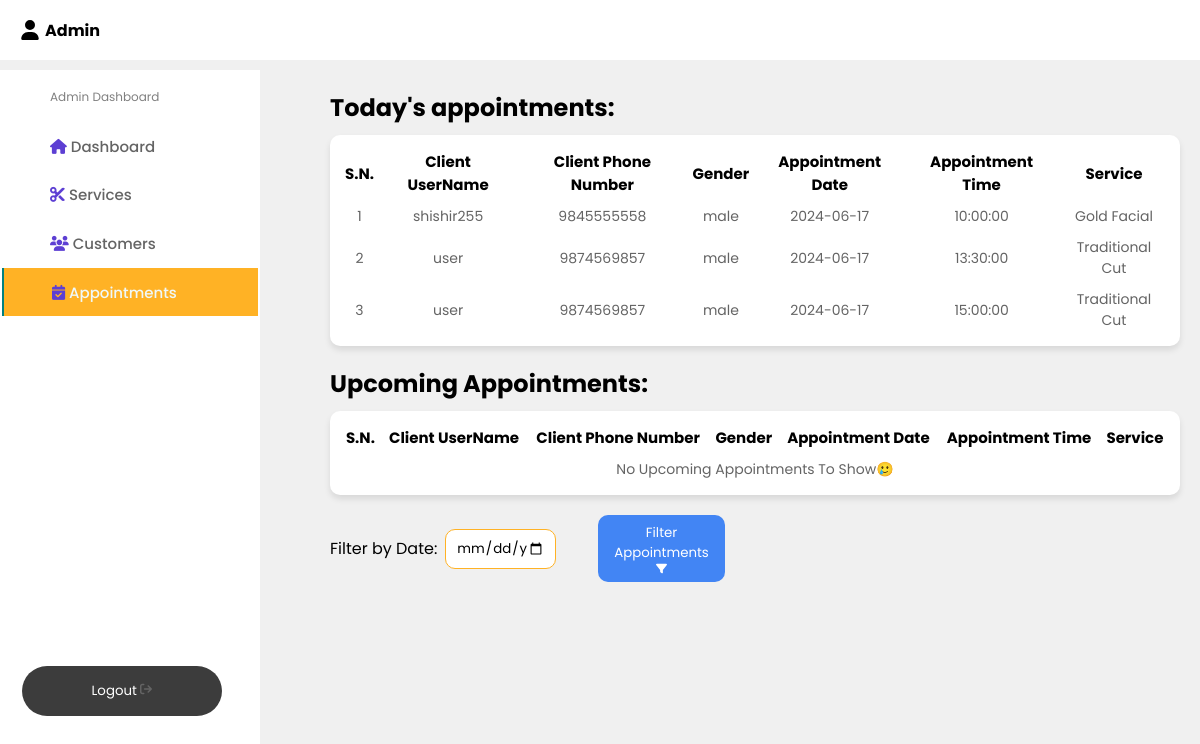
/Admin_appointment/admin_appointment.php, run on the app's committed database.
### tables this page shows
CREATE TABLE `appointment` (
  `id` int(11) NOT NULL,
  `name` varchar(255) NOT NULL,
  `email` varchar(255) NOT NULL,
  `phone` bigint(10) NOT NULL,
  `gender` varchar(20) NOT NULL,
  `appointment_date` date NOT NULL,
  `appointment_time` time NOT NULL,
  `service` text NOT NULL,
  `user_id` int(11) DEFAULT NULL,
  `status` varchar(20) NOT NULL
);

### Admin_appointment/admin_appointment.php (the view, shortened to what this page needs)
<?php
include "../connection.php";
$sql = "SELECT * FROM appointment WHERE appointment_date = CURDATE() ORDER BY appointment_time ASC";
$res = mysqli_query($con,$sql);
?>
<span style="font-family: verdana, geneva, sans-serif;"><!DOCTYPE html>
<html lang="en">
<head>
  <link rel="stylesheet" href="admin_appointment.css" />
  <link rel="stylesheet" href="https://cdnjs.cloudflare.com/ajax/libs/font-awesome/6.2.0/css/all.min.css" />
</head>
<body>
  <header class="header">
    <div class="header-icons">
      <div class="account">
        <h4>Admin</h4>
      </div>
    </div>
  </header>
  <div class="container">
    <nav>
      <div class="side_navbar">
        <span>Admin Dashboard</span>
        <a href="../Dashboard/admin_dash.php"  id="dash"><i class="fas fa-home icon"></i>&nbsp;Dashboard</a>
       <a href="../Admin_service/admin_service.php"> <i class="fas fa-scissors icon"></i>&nbsp;Services</a>
        <a href="../Admin_customer/customer.php"><i class="fas fa-users icon"></i>&nbsp;Customers</a>
        <a href="#" class="active"><i class="fas fa-calendar-check icon"></i>&nbsp;Appointments</a>
        <button class="logout">Logout </button>
    </div>
    </nav>
    <div class="main-body">
    <h2 style="margin-bottom: 10px">Today's appointments:</h2>
            <section class="appointment-list">
                <table class="table1">
                    <thead>
                    <th>S.N.</th>
                    <th>Client UserName</th>
                    <th>Client Phone Number</th>
                    <th>Gender</th>
                    <th>Appointment Date</th>
                    <th>Appointment Time</th>
                    <th>Service</th>
                    </thead>
                    <tbody>
                        <?php if($res){
                            if(mysqli_num_rows($res)>0)
                            {
                                $i=1;
                                while ($row = mysqli_fetch_assoc($res))
                                {
                                    $name = $row["name"];
                                    $phone = $row["phone"];
                                    $gender = $row["gender"];
                                    $date = $row["appointment_date"];
                                    $time = $row["appointment_time"];
                                    $service = $row["service"];
                                    echo "<tr>
                                    <td>".$i++."</td>
                                    <td class='uname'>$name</td>
                                    <td class='phone'>$phone</td>
                                    <td class='gender'>$gender</td>
                                    <td class='date'>$date</td>
                                    <td class='time'>$time</td>
                                    <td class='service'>$service</td>
                                    </tr>";
                                }
                            }
                            else{
                                echo "<tr><td colspan='7' style='text-align: center;pointer-events: none'>No Appointments for today till now!!!🥲</td></tr>";
                            }
                        }?>
                    </tbody>
                </table>
            </section>
            <h2 style="margin-bottom: 10px; margin-top:20px;">Upcoming Appointments:</h2>
            <div class="appointment-list2">
        <table>
                    <thead>
                    <th>S.N.</th>
                    <th>Client UserName</th>
                    <th>Client Phone Number</th>
                    <th>Gender</th>
                    <th>Appointment Date</th>
                    <th>Appointment Time</th>
                    <th>Service</th>
                    </thead>
                    <tbody>
                        <?php
                        $sql2 = "SELECT *
                        FROM appointment
                        WHERE appointment_date BETWEEN CURDATE()+1 AND DATE_ADD(CURDATE(), INTERVAL 3 DAY)
                        ORDER BY appointment_date ASC, appointment_time ASC";
                        $res2 = mysqli_query($con,$sql2);
                        if($res2){
                            if(mysqli_num_rows($res2)>0)
                            {
                                $i=1;
                                while ($row = mysqli_fetch_assoc($res2))
                                {
                                    $name = $row["name"];
                                    $phone = $row["phone"];
                                    $gender = $row["gender"];
                                    $date = $row["appointment_date"];
                                    $time = $row["appointment_time"];
                                    $service = $row["service"];
                                    echo "<tr>
                                    <td>".$i++."</td>
                                    <td>$name</td>
                                    <td>$phone</td>
                                    <td>$gender</td>
                                    <td>$date</td>
                                    <td>$time</td>
                                    <td>$service</td>
                                    </tr>";
                                }
                            }
                            else{
                                echo "<tr><td colspan='7' style='text-align: center;pointer-events: none'>No Upcoming Appointments To Show🥲</td></tr>";
                            }
                        }?>
                    </tbody>
                </table>
        </div>
        <form id="filterForm">
        <label for="dateFilter">Filter by Date:</label>
        <input type="date" id="dateFilter" name="dateFilter">
        <button type="submit" id="filterButton">Filter Appointments <svg xmlns="http://www.w3.org/2000/svg" viewBox="0 0 512 512"><path d="M3.9 54.9C10.5 40.9 24.5 32 40 32H472c15.5 0 29.5 8.9 36.1 22.9s4.6 30.5-5.2 42.5L320 320.9V448c0 12.1-6.8 23.2-17.7 28.6s-23.8 4.3-33.5-3l-64-48c-8.1-6-12.8-15.5-12.8-25.6V320.9L9 97.3C-.7 85.4-2.8 68.8 3.9 54.9z"fill="white"/></svg></button>
    </form>
    </div>
    </div>
</body>
</html>
</span>

### Admin_appointment/admin_appointment.css (style rules this page uses)
* { margin: 0; padding: 0; border: none; outline: none; text-decoration: none; box-sizing: border-box; font-family: "Poppins", sans-serif; }
body { background:#f0f0f0; overflow: hidden; }
.header { display: flex; align-items: center; justify-content: space-between; height: 60px; padding: 20px; background: #fff; }
.header-icons svg { height: 20px; width: 20px; }
.header-icons h4 { text-transform:capitalize; }
.header-icons { display: flex; align-items: center; }
.header-icons .account { width: auto; display: flex; align-items: center; justify-content: space-evenly; gap: 5px; }
.container { margin-top: 10px; display: flex; gap: 50px; }
nav { background: #fff; }
.side_navbar { padding: 1px; display: flex; flex-direction: column; height: 90vh; border: 0.5px solid white; border-radius: 40px; width: 260px; }
.side_navbar span { color: gray; margin: 1rem 3rem; font-size: 12px; }
.side_navbar a { width: 100%; padding: 0.8rem 3rem; font-weight: 500; font-size: 15px; color: rgb(100, 100, 100); }
.logout { margin-top: 350px; margin-left: 20px; padding: 15px 32px; text-decoration: none; color: white; display: block; width: 200px; background-color: rgba(0, 0, 0, 0.766); border: 1.5 px solid white; border-radius: 30px 30px; }
.logout svg { height: 12px; width: 12px; }
.side_navbar .active { border-left: 2.5px solid teal; background-color: #ffb225; color:#f0f8f8; }
.main-body { height: auto; width: 100%; padding: 20px; overflow: scroll; height: 90vh; }
.appointment-list { padding: 10px; border-radius: 10px; box-shadow: 0 4px 6px rgba(0, 0, 0, 0.1); background-color: #fff; }
table { width: 100%; height: auto; border-collapse: collapse; text-align: center; }
table th { font-size: 15px; }
table td { font-size: 14px; color: rgb(100, 100, 100); }
table th,td { padding: 5px; }
.appointment-list2 { padding: 10px; border-radius: 10px; box-shadow: 0 4px 6px rgba(0, 0, 0, 0.1); background-color: #fff; }
#filterForm { margin-bottom: 10px; margin-top: 20px; display: flex; align-items: center; gap: 8px; }
#filterButton { margin-left:4%; }
#filterButton svg { height: 11px; width: 11px; }
#filterButton { border-radius: 10px; width: 15%; padding: 8px 10px; color: white; background-color: #4285F4; float: right; transition: background-color 0.3s ease; }
#dateFilter { width: 13%; border-radius: 10px; padding: 8px 10px; border: 1px solid #ffb225; }
.icon { color: #5d3fd3; }

### data on the page
appointment: name "shishir255", phone "9845555558", gender "male", appointment_date "2024-06-17", appointment_time "10:00:00", service "Gold Facial"
appointment: name "user", phone "9874569857", gender "male", appointment_date "2024-06-17", appointment_time "13:30:00", service "Traditional Cut"
appointment: name "user", phone "9874569857", gender "male", appointment_date "2024-06-17", appointment_time "15:00:00", service "Traditional Cut"
